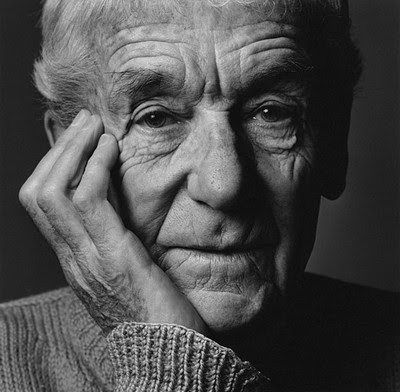
#> input picture bwimage.jpg, 400 x 392 px
$ python maman12.py
#> lines starting #> are read from the running program, lines starting #| are printed output that depends on the picture
import cv2
from matplotlib import pyplot as plt

KERNEL_SIZE = (5, 5)
SIGMA_VALUES = [0.5, 0.75, 1, 1.25, 1.75]


def display_images(images, titles):
    for i in range(len(images)):
        plt.subplot(2, 3, i + 1), plt.imshow(images[i])
        plt.title(titles[i])
        plt.xticks([]), plt.yticks([])
    plt.show()


if __name__ == '__main__':
    original_image = cv2.imread("bwimage.jpg")
#> original_image is the input picture: shape (392, 400, 3); min 0, max 242, mean 77
    images = [original_image]
    titles = ["Original Image"]
    for i in range(len(SIGMA_VALUES)):
        images.append(cv2.GaussianBlur(original_image, KERNEL_SIZE, SIGMA_VALUES[i]))
        titles.append("sigma=%s" % SIGMA_VALUES[i])
#> after the loop, images = 6 items; titles = ['Original Image', 'sigma=0.5', 'sigma=0.75', 'sigma=1', 'sigma=1.25', 'sigma=1.75']
    display_images(images, titles)
#> the loop in display_images, `for i in range(len(images)):` made 6 passes
#> in display_images, `plt.show()`:
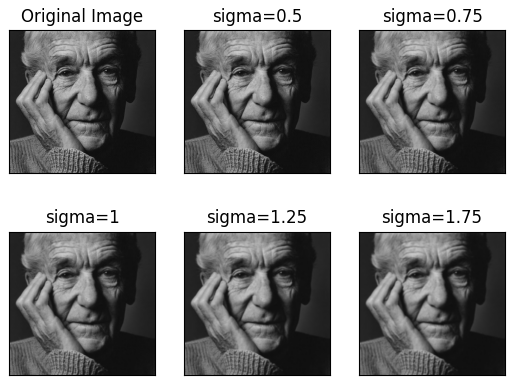
#> figure drawn by matplotlib, 6 panels
